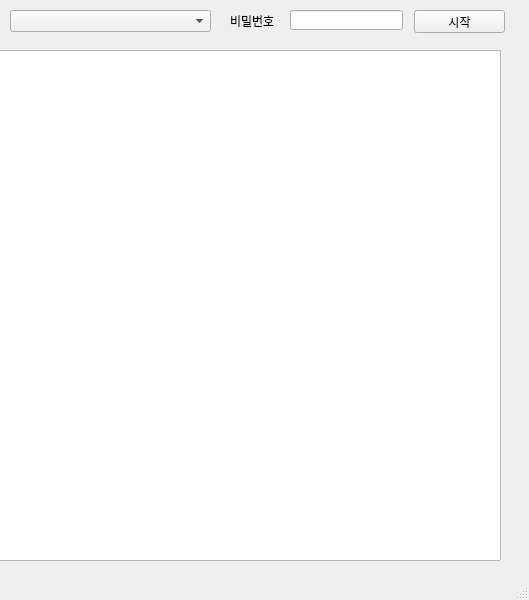
<?xml version="1.0" encoding="UTF-8"?>
<ui version="4.0">
 <class>MainWindow</class>
 <widget class="QMainWindow" name="MainWindow">
  <property name="geometry">
   <rect>
    <x>0</x>
    <y>0</y>
    <width>529</width>
    <height>600</height>
   </rect>
  </property>
  <property name="windowTitle">
   <string>MainWindow</string>
  </property>
  <widget class="QWidget" name="centralwidget">
   <widget class="QTextBrowser" name="event_log">
    <property name="geometry">
     <rect>
      <x>-10</x>
      <y>50</y>
      <width>511</width>
      <height>511</height>
     </rect>
    </property>
   </widget>
   <widget class="QPushButton" name="start_btn">
    <property name="geometry">
     <rect>
      <x>414</x>
      <y>10</y>
      <width>91</width>
      <height>23</height>
     </rect>
    </property>
    <property name="text">
     <string>시작</string>
    </property>
   </widget>
   <widget class="QComboBox" name="cond_combo">
    <property name="geometry">
     <rect>
      <x>10</x>
      <y>10</y>
      <width>201</width>
      <height>22</height>
     </rect>
    </property>
   </widget>
   <widget class="QLabel" name="label">
    <property name="geometry">
     <rect>
      <x>230</x>
      <y>10</y>
      <width>56</width>
      <height>21</height>
     </rect>
    </property>
    <property name="text">
     <string>비밀번호</string>
    </property>
   </widget>
   <widget class="QLineEdit" name="password_line">
    <property name="geometry">
     <rect>
      <x>290</x>
      <y>10</y>
      <width>113</width>
      <height>20</height>
     </rect>
    </property>
   </widget>
  </widget>
  <widget class="QMenuBar" name="menubar">
   <property name="geometry">
    <rect>
     <x>0</x>
     <y>0</y>
     <width>529</width>
     <height>21</height>
    </rect>
   </property>
  </widget>
  <widget class="QStatusBar" name="statusbar"/>
 </widget>
 <resources/>
 <connections/>
</ui>
